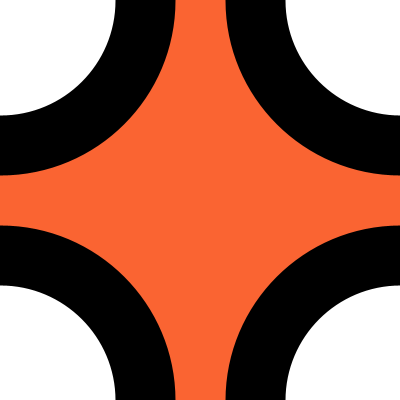
Frame 1 (no input)
Frame 60 (the mouse pressed at the canvas centre just before this capture): identical to frame 1, image omitted
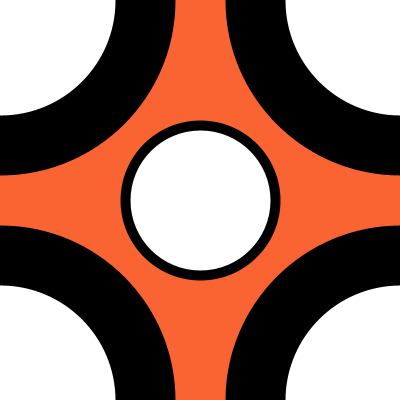
Frame 120 (the mouse held since frame 60 and released just before this capture)

The Processing sketch that drew these frames (run headless with seeded random() and noise(); from frame 60 on, the mouse is pressed at the canvas centre):

// Processing sketch: processing_42569
// ── processing_42569.pde

void setup() {
  size (400, 400); 
  smooth();
}

void draw() {
  background(250, 100, 50);
stroke(0);
  drawEllipse (mouseX, mouseY, 150, 10);
  drawEllipse (0, 0, 290, 60);
  drawEllipse (0, height, 290, 60);
  drawEllipse (width, 0, 290, 60);
  drawEllipse (width, height, 290, 60);
}

void drawEllipse (float x, float y, float s, float st) {
  strokeWeight (st);
  ellipse(x, y, s, s);
}
 
 void drawCross (float x, float y, float a){
   line(x,y,x+a,y+a);
   line(x,y+a,x+a,y);
   }
